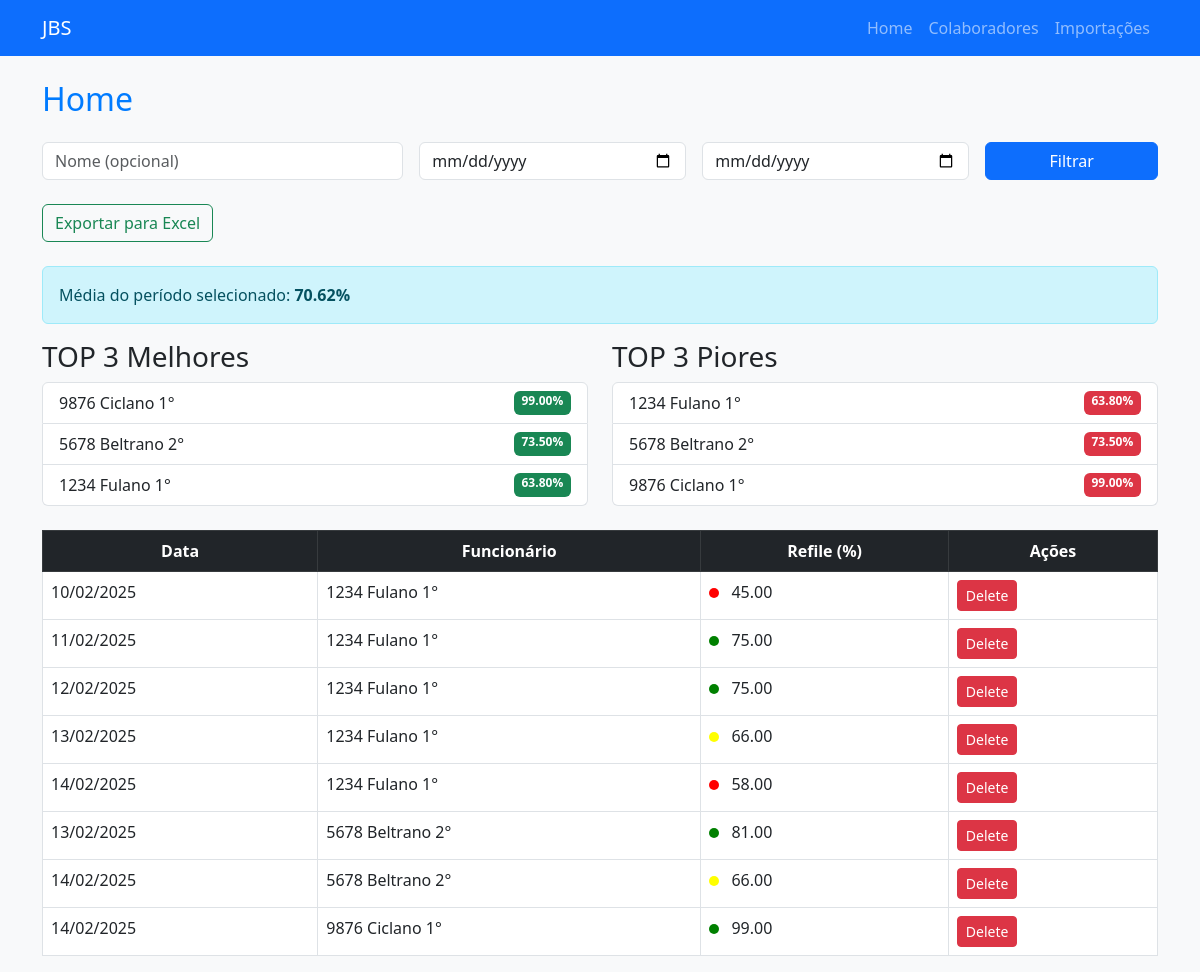
Screenshot of / (signed in) with the database file from the repository.
### app/models.py (models this page shows)
class Colaborador(db.Model):
    id = db.Column(db.Integer, primary_key=True)
    nome = db.Column(db.String(100), nullable=False)
    cargo = db.Column(db.String(100), nullable=False)
    importacoes = db.relationship('Importacao', backref='colaborador', cascade='all, delete-orphan')

class Importacao(db.Model):
    id = db.Column(db.Integer, primary_key=True)
    data = db.Column(db.Date, nullable=False)
    funcionario_id = db.Column(db.Integer, db.ForeignKey('colaborador.id'), nullable=False)
    refile = db.Column(db.Float, nullable=False)

### app/routes.py (the view)
@main.route('/', methods=['GET'])
def home():
    nome = request.args.get('nome', '').strip()
    data_inicial = request.args.get('data_inicial')
    data_final = request.args.get('data_final')
    query = Importacao.query.join(Colaborador).add_columns(
    Importacao.id,  # Include the ID field
    Colaborador.nome,
    Importacao.data,
    Importacao.refile
)
    if nome:
        query = query.filter(Colaborador.nome.ilike(f"%{nome}%"))
    if data_inicial:
        query = query.filter(Importacao.data >= datetime.datetime.strptime(data_inicial, '%Y-%m-%d').date())
    if data_final:
        query = query.filter(Importacao.data <= datetime.datetime.strptime(data_final, '%Y-%m-%d').date())
    resultados = query.all()
    if 'user_id' not in session:
        return redirect(url_for('auth.login'))
    media = sum(r.refile for r in resultados) / len(resultados) if resultados else None
    top_melhores_filtrados = (
        db.session.query(Colaborador.nome, func.avg(Importacao.refile).label('media_refile'))
        .join(Importacao)
        .group_by(Colaborador.id)
        .order_by(func.avg(Importacao.refile).desc())
        .filter(
            Colaborador.nome.ilike(f"%{nome}%") if nome else True,
            Importacao.data >= datetime.datetime.strptime(data_inicial, '%Y-%m-%d').date() if data_inicial else True,
            Importacao.data <= datetime.datetime.strptime(data_final, '%Y-%m-%d').date() if data_final else True
        )
        .limit(3)
        .all()
    )
    top_piores_filtrados = (
        db.session.query(Colaborador.nome, func.avg(Importacao.refile).label('media_refile'))
        .join(Importacao)
        .group_by(Colaborador.id)
        .order_by(func.avg(Importacao.refile))
        .filter(
            Colaborador.nome.ilike(f"%{nome}%") if nome else True,
            Importacao.data >= datetime.datetime.strptime(data_inicial, '%Y-%m-%d').date() if data_inicial else True,
            Importacao.data <= datetime.datetime.strptime(data_final, '%Y-%m-%d').date() if data_final else True
        )
        .limit(3)
        .all()
    )
    top_melhores_geral = (
        db.session.query(Colaborador.nome, func.avg(Importacao.refile).label('media_refile'))
        .join(Importacao)
        .group_by(Colaborador.id)
        .order_by(func.avg(Importacao.refile).desc())
        .limit(3)
        .all()
    )
    top_piores_geral = (
        db.session.query(Colaborador.nome, func.avg(Importacao.refile).label('media_refile'))
        .join(Importacao)
        .group_by(Colaborador.id)
        .order_by(func.avg(Importacao.refile))
        .limit(3)
        .all()
    )
    return render_template(
        'home.html',
        resultados=resultados,
        media=media,
        top_melhores_filtrados=top_melhores_filtrados,
        top_piores_filtrados=top_piores_filtrados,
        top_melhores_geral=top_melhores_geral,
        top_piores_geral=top_piores_geral,
    )

### app/templates/home.html
{% extends 'base.html' %}
{% block content %}
<h2 class="mb-4">Home</h2>
<form method="GET" class="row g-3 mb-4">
    <div class="col-md-4">
        <input type="text" name="nome" class="form-control" placeholder="Nome (opcional)" value="{{ request.args.get('nome', '') }}">
    </div>
    <div class="col-md-3">
        <input type="date" name="data_inicial" class="form-control" value="{{ request.args.get('data_inicial', '') }}">
    </div>
    <div class="col-md-3">
        <input type="date" name="data_final" class="form-control" value="{{ request.args.get('data_final', '') }}">
    </div>
    <div class="col-md-2">
        <button type="submit" class="btn btn-primary w-100">Filtrar</button>
    </div>
</form>
<form method="GET" action="{{ url_for('main.exportar_excel') }}" class="mb-4">
    <button type="submit" class="btn btn-outline-success">Exportar para Excel</button>
</form>
{% if media is not none %}
<p class="alert alert-info">Média do período selecionado: <strong>{{ "%.2f" | format(media) }}%</strong></p>
{% else %}
<p class="alert alert-warning">Nenhum dado encontrado para o período selecionado.</p>
{% endif %}
<div class="row">
    <div class="col-md-6">
        <h3>TOP 3 Melhores</h3>
        <ul class="list-group">
            {% if top_melhores_filtrados %}
                {% for item in top_melhores_filtrados %}
                <li class="list-group-item d-flex justify-content-between">
                    {{ item[0] }} <span class="badge bg-success">{{ "%.2f" | format(item[1]) }}%</span>
                </li>
                {% endfor %}
            {% else %}
                {% for item in top_melhores_geral %}
                <li class="list-group-item d-flex justify-content-between">
                    {{ item[0] }} <span class="badge bg-success">{{ "%.2f" | format(item[1]) }}%</span>
                </li>
                {% endfor %}
            {% endif %}
        </ul>
    </div>
    <div class="col-md-6">
        <h3>TOP 3 Piores</h3>
        <ul class="list-group">
            {% if top_piores_filtrados %}
                {% for item in top_piores_filtrados %}
                <li class="list-group-item d-flex justify-content-between">
                    {{ item[0] }} <span class="badge bg-danger">{{ "%.2f" | format(item[1]) }}%</span>
                </li>
                {% endfor %}
            {% else %}
                {% for item in top_piores_geral %}
                <li class="list-group-item d-flex justify-content-between">
                    {{ item[0] }} <span class="badge bg-danger">{{ "%.2f" | format(item[1]) }}%</span>
                </li>
                {% endfor %}
            {% endif %}
        </ul>
    </div>
</div>
<table class="table table-bordered mt-4">
    <thead class="table-dark">
        <tr>
            <th>Data</th>
            <th>Funcionário</th>
            <th>Refile (%)</th>
            <th>Ações</th>
        </tr>
    </thead>
    <tbody>
        {% for resultado in resultados %}
        <tr>
            <td>{{ resultado.data.strftime('%d/%m/%Y') }}</td>
            <td>{{ resultado.nome }}</td>
            <td>
                <span style="height: 10px; width: 10px; display: inline-block; border-radius: 50%; margin-right: 8px; background-color:
                    {% if resultado.refile >= 70 %} green
                    {% elif 60 <= resultado.refile < 70 %} yellow
                    {% else %} red {% endif %};">
                </span>
                {{ "%.2f" | format(resultado.refile) }}
            </td>
            <td>
                <form method="POST" action="{{ url_for('main.delete_result', id=resultado.id) }}"
                      onsubmit="return confirm('Vai deletar mesmo?');">
                    <button type="submit" class="btn btn-danger btn-sm">Delete</button>
                </form>
            </td>
        </tr>
        {% endfor %}
    </tbody>
</table>
{% endblock %}

### app/static/styles.css (style rules this page uses)
body { background-color: #f8f9fa; }
h2 { color: #007bff; }
.table th { text-align: center; }

### rows the page displays
Colaborador: nome "9876 Ciclano 1°", item "99.00"
Colaborador: nome "5678 Beltrano 2°", item "73.50"
Colaborador: nome "1234 Fulano 1°", item "63.80"
Importacao: data "10/02/2025", nome "1234 Fulano 1°", refile "45.00"
Importacao: data "11/02/2025", nome "1234 Fulano 1°", refile "75.00"
Importacao: data "12/02/2025", nome "1234 Fulano 1°", refile "75.00"
Importacao: data "13/02/2025", nome "1234 Fulano 1°", refile "66.00"
Importacao: data "14/02/2025", nome "1234 Fulano 1°", refile "58.00"
Importacao: data "13/02/2025", nome "5678 Beltrano 2°", refile "81.00"
Importacao: data "14/02/2025", nome "5678 Beltrano 2°", refile "66.00"
Importacao: data "14/02/2025", nome "9876 Ciclano 1°", refile "99.00"

### other values shown
{{ "%.2f" | format(media) }} "70.62"
